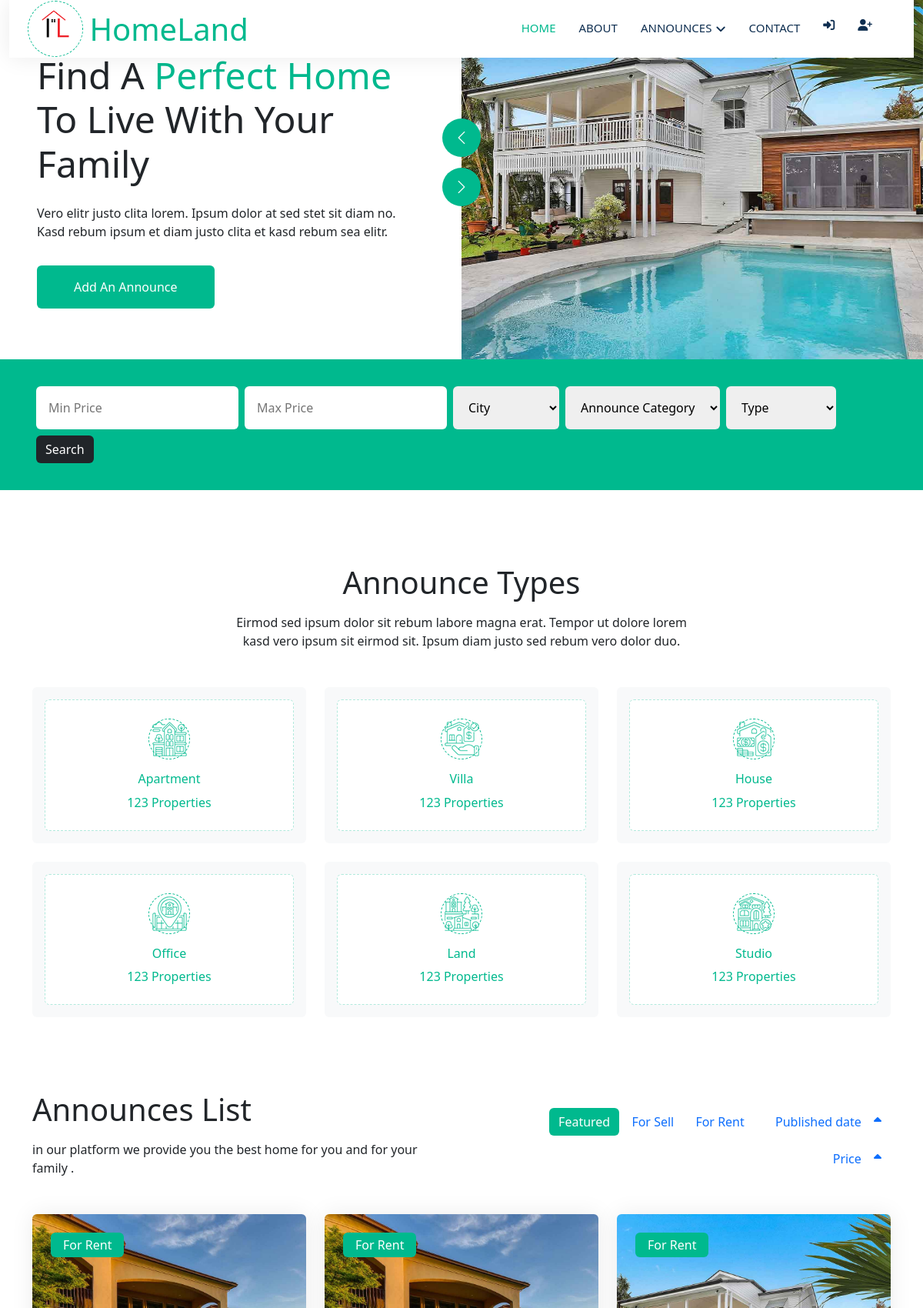
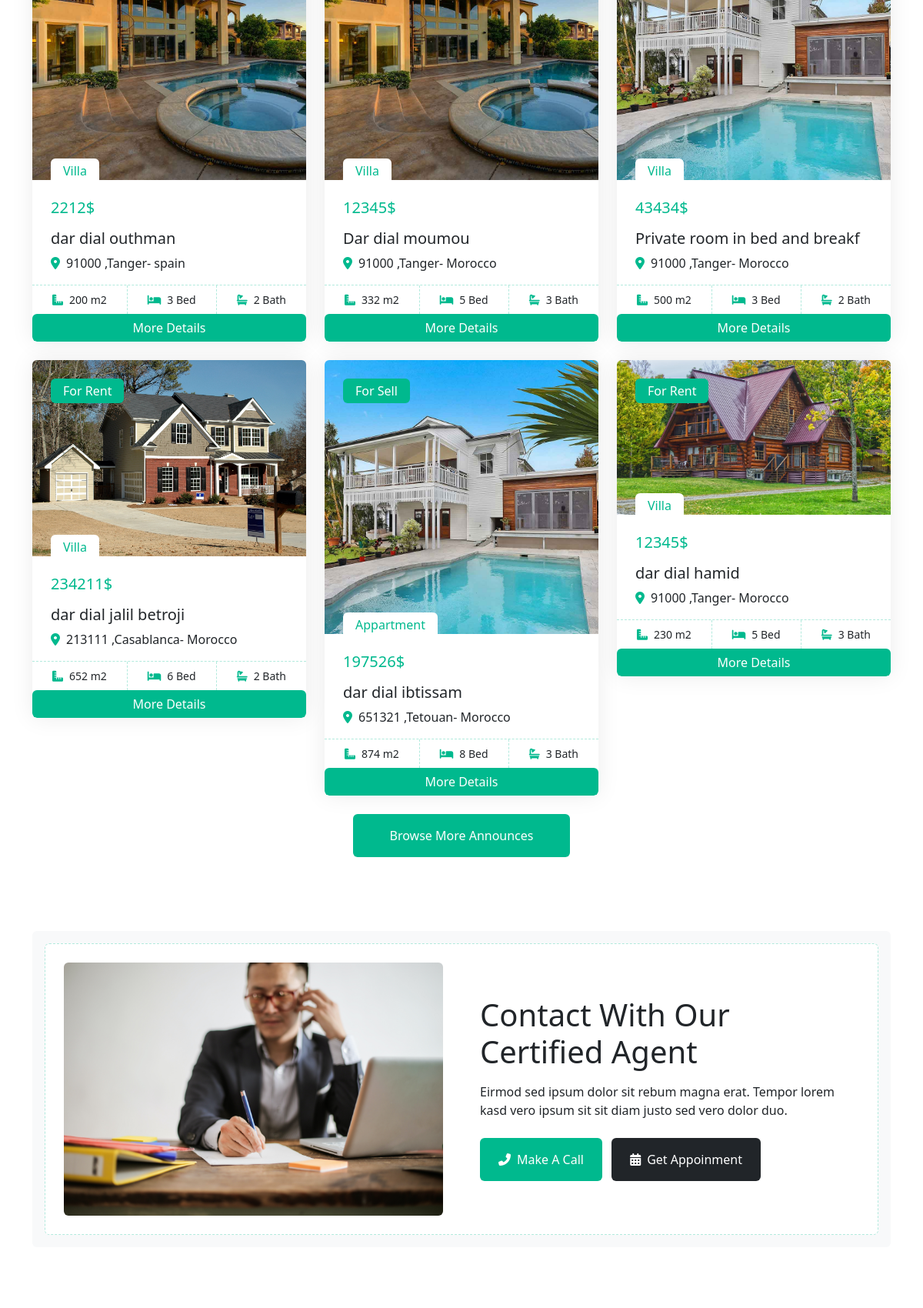
The page / (upper part) on the database its author committed (2 pictures, top to bottom).
### tables this page shows
CREATE TABLE `images` (
  `Image_ID` int(11) NOT NULL,
  `Announce_ID` int(11) DEFAULT NULL,
  `Image_Path` varchar(1000) DEFAULT NULL,
  `Image_Type` varchar(50) DEFAULT NULL
);

CREATE TABLE `announces` (
  `Announce_ID` int(11) NOT NULL,
  `Client_ID` int(11) DEFAULT NULL,
  `Title` varchar(30) NOT NULL,
  `Area` int(100) NOT NULL,
  `Rooms` int(5) NOT NULL,
  `Bathrooms` int(5) NOT NULL,
  `Price` int(20) NOT NULL,
  `Country` varchar(15) NOT NULL,
  `City` varchar(50) NOT NULL,
  `Code_Postal` int(20) NOT NULL,
  `House_Number` varchar(10) NOT NULL,
  `House_Floor` varchar(10) NOT NULL,
  `Type` varchar(25) NOT NULL,
  `Category` varchar(15) NOT NULL,
  `Publication_date` date NOT NULL,
  `last_modification_date` date NOT NULL
);

### index.php (the view, shortened to what the rows shown need)
<?php
require 'connect.php';
?>
<!DOCTYPE html>
<html lang="en">
<head>
    <link href="https://cdn.jsdelivr.net/npm/bootstrap@5.3.0-alpha1/dist/css/bootstrap.min.css" rel="stylesheet"
>
    <link href="https://cdnjs.cloudflare.com/ajax/libs/font-awesome/5.10.0/css/all.min.css" rel="stylesheet">
    <link href="https://cdn.jsdelivr.net/npm/bootstrap-icons@1.4.1/font/bootstrap-icons.css" rel="stylesheet">
    <link href="lib/animate/animate.min.css" rel="stylesheet">
    <link href="lib/owlcarousel/assets/owl.carousel.min.css" rel="stylesheet">
    <link href="css/style.css" rel="stylesheet">
</head>
<body>
    <main class="container-xxl bg-white p-0">
        <div class="container-fluid nav-bar bg-transparent">
            <nav class="navbar navbar-expand-lg bg-white navbar-light py-0 px-4">
                <a href="index.php" class="navbar-brand d-flex align-items-center text-center">
                    <h1 class="m-0 text-color">HomeLand</h1>
                </a>
            </nav>
        </div>
        <header class="container-fluid header bg-white p-0">
            <div class="row g-0 align-items-center flex-column-reverse flex-md-row">
                <div class="col-md-6 p-5 mt-lg-5">
                    <h1 class="display-5 animated fadeIn mb-4">Find A <span class="text-color">Perfect Home</span> To
                        Live With Your Family</h1>
                </div>
            </div>
        </header>
        <section class="container-xxl py-5">
            <div class="container">
                <div class="text-center mx-auto mb-5 wow fadeInUp" data-wow-delay="0.1s" style="max-width: 600px;">
                    <h1 class="mb-3">Announce Types</h1>
                </div>
            </div>
        </section>
        <section class="container-xxl py-5">
        <div class="container">
            <div class="row g-0 gx-5 align-items-end">
                <div class="col-lg-6">
                    <div class="text-start mx-auto mb-5 wow slideInLeft" data-wow-delay="0.1s">
                        <h1 class="mb-3">Announces List</h1>
                    </div>
                </div>
            </div>
            <div class="tab-content">
                <div id="tab-1" class="tab-pane fade show p-0 active">
                    <div class="row g-4">
                             <?php
                              if (isset($_POST['searchbtn'])){
                                  include 'search.php';
                                 ?>
                                 <?php
                                 }else{
                              $query = "SELECT announces.Announce_ID,Client_ID,Title,Area,Rooms,
                              Bathrooms,Price,Country,City,Code_Postal,House_Number,House_Floor,Type,Category,
                              Image_Path
                              FROM announces INNER JOIN images ON announces.Announce_ID = images.Image_ID
                              ORDER BY RAND()
                              LIMIT 6;";
                              $statment = $conn->prepare($query);
                              $statment->execute();
                              $announces_List = $statment->fetchAll();
                              foreach($announces_List as $values){
                             ?>
                        <div class="col-lg-4 col-md-6 wow fadeInUp" data-wow-delay="0.1s">
                            <div class="property-item rounded overflow-hidden">
                                <div class="position-relative overflow-hidden">
                                    <a href=""><img class="img-fluid" src="img/<?php echo($values['Image_Path']) ?>" alt=""></a>
                                    <div
                                        class="bg-color rounded text-white position-absolute start-0 top-0 m-4 py-1 px-3">
                                        For <?php echo($values['Category']) ?>
                                    </div>
                                    <div
                                        class="bg-white rounded-top text-color position-absolute start-0 bottom-0 mx-4 pt-1 px-3">
                                        <?php echo($values['Type']) ?>
                                    </div>
                                </div>
                                <div class="p-4 pb-0">
                                    <h5 class="text-color mb-3"><?php echo($values['Price']) ?>$</h5>
                                    <a class="d-block h5 mb-2" href=""><?php echo($values['Title']) ?></a>
                                    <p><i class="fa fa-map-marker-alt text-color me-2"></i><?php echo($values['Code_Postal']) ?> ,<?php echo($values['City']) ?>-
                                       <?php echo($values['Country']) ?></p>
                                </div>
                                <div class="d-flex border-top">
                                    <small class="flex-fill text-center border-end py-2"><i
                                            class="fa fa-ruler-combined text-color me-2"></i><?php echo($values['Area']) ?> m2</small>
                                    <small class="flex-fill text-center border-end py-2"><i
                                            class="fa fa-bed text-color me-2"></i><?php echo($values['Rooms']) ?> Bed</small>
                                    <small class="flex-fill text-center py-2"><i
                                            class="fa fa-bath text-color me-2"></i><?php echo($values['Bathrooms']) ?> Bath</small>
                                </div>
                                <button class="btn btn-primary w-100" data-bs-toggle="modal"
                                    data-bs-target="#more_details_modal">More Details</button>
                            </div>
                        </div>
                        <?php
                        }
                        ?>
                      <?php
                     }
                     ?>
                    </div>
                </div>
            </div>
        </div>
    </section>
                <section class="container-xxl py-5">
                    <div class="container">
                        <div class="bg-light rounded p-3">
                            <div class="bg-white rounded p-4" style="border: 1px dashed rgba(0, 185, 142, .3)">
                                <div class="row g-5 align-items-center">
                                    <div class="col-lg-6 wow fadeIn" data-wow-delay="0.5s">
                                        <div class="mb-4">
                                            <h1 class="mb-3">Contact With Our Certified Agent</h1>
                                        </div>
                                    </div>
                                </div>
                            </div>
                        </div>
                    </div>
                </section>
    </main>
</body>
</html>

### rows shown on the page
images: Image_Path (picture), Announce_ID.Category "Rent", Announce_ID.Type "Villa", Announce_ID.Price "2212", Announce_ID.Title "dar dial outhman", Announce_ID.Code_Postal "91000", Announce_ID.City "Tanger", Announce_ID.Country "spain", Announce_ID.Area "200", Announce_ID.Rooms "3", Announce_ID.Bathrooms "2"
images: Image_Path (picture), Announce_ID.Category "Rent", Announce_ID.Type "Villa", Announce_ID.Price "12345", Announce_ID.Title "Dar dial moumou", Announce_ID.Code_Postal "91000", Announce_ID.City "Tanger", Announce_ID.Country "Morocco", Announce_ID.Area "332", Announce_ID.Rooms "5", Announce_ID.Bathrooms "3"
images: Image_Path (picture), Announce_ID.Category "Rent", Announce_ID.Type "Villa", Announce_ID.Price "43434", Announce_ID.Title "Private room in bed and breakf", Announce_ID.Code_Postal "91000", Announce_ID.City "Tanger", Announce_ID.Country "Morocco", Announce_ID.Area "500", Announce_ID.Rooms "3", Announce_ID.Bathrooms "2"
images: Image_Path (picture), Announce_ID.Category "Rent", Announce_ID.Type "Villa", Announce_ID.Price "234211", Announce_ID.Title "dar dial jalil betroji", Announce_ID.Code_Postal "213111", Announce_ID.City "Casablanca", Announce_ID.Country "Morocco", Announce_ID.Area "652", Announce_ID.Rooms "6", Announce_ID.Bathrooms "2"
images: Image_Path (picture), Announce_ID.Category "Sell", Announce_ID.Type "Appartment", Announce_ID.Price "197526", Announce_ID.Title "dar dial ibtissam", Announce_ID.Code_Postal "651321", Announce_ID.City "Tetouan", Announce_ID.Country "Morocco", Announce_ID.Area "874", Announce_ID.Rooms "8", Announce_ID.Bathrooms "3"
images: Image_Path (picture), Announce_ID.Category "Rent", Announce_ID.Type "Villa", Announce_ID.Price "12345", Announce_ID.Title "dar dial hamid", Announce_ID.Code_Postal "91000", Announce_ID.City "Tanger", Announce_ID.Country "Morocco", Announce_ID.Area "230", Announce_ID.Rooms "5", Announce_ID.Bathrooms "3"
